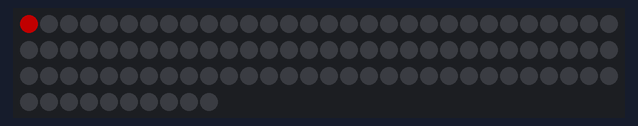
Bench run of a sketch on a simulated Arduino Uno, built with avr-gcc and run on an emulated ATmega328P. On the bench: 100 RGB LEDs in strip order, left to right, continuing on the next row. Dim RGB values are drawn brighter than linear.

Above: at 0.16 s.
At 4.86 s:
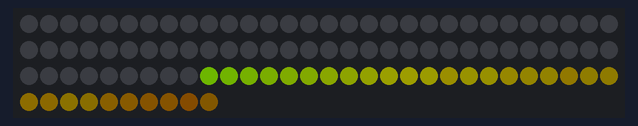
At 9.86 s:
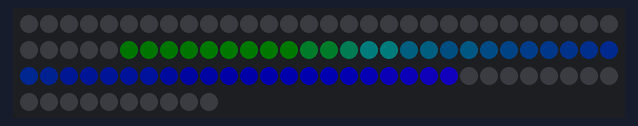
At 19.9 s:
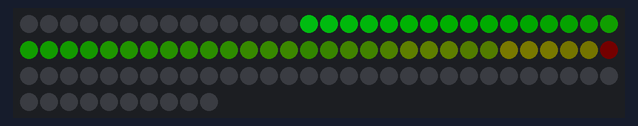
At 29.93 s:
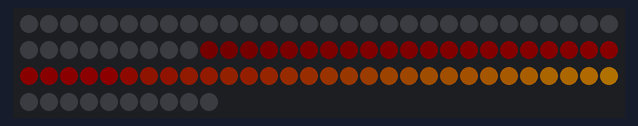
At 39.65 s:
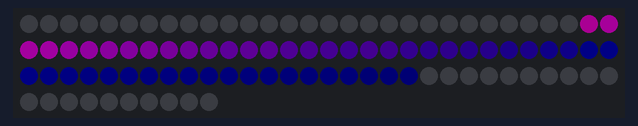

The sketch:

rainbow_cyclone.ino
```cpp
#include <FastLED.h>

// How many leds in your strip?
#define NUM_LEDS 100
#define DATA_PIN 13
#define CHIPSET     WS2811
#define COLOR_ORDER BRG

// Define the array of leds
CRGB leds[NUM_LEDS];

void setup() {
  LEDS.addLeds<WS2811,DATA_PIN,RGB>(leds,NUM_LEDS);
  LEDS.setBrightness(84);
}

void fadeall() {
  for (int i = 0; i < NUM_LEDS; i++) {
    // leds[i].nscale8(250);  //for CYCLon
    leds[i].fadeToBlackBy( 15 );
  }
}

void loop() {
    static uint8_t hue = 0;
    // First slide the led in one direction
    for (int i = 0; i < NUM_LEDS; i++) {
      // Set the i'th led to red
      leds[i] = CHSV(hue++, 255, 255);
      // Show the leds
      FastLED.show();
      // now that we've shown the leds, reset the i'th led to black
      // leds[i] = CRGB::Black;
      fadeall();
      // Wait a little bit before we loop around and do it again
      delay(10);
    }
    for (int i = (NUM_LEDS) - 1; i >= 0; i--) {
      // Set the i'th led to red
      leds[i] = CHSV(hue++, 255, 255);
      // Show the leds
      FastLED.show();
      // now that we've shown the leds, reset the i'th led to black
      // leds[i] = CRGB::Black;
      fadeall();
      // Wait a little bit before we loop around and do it again
      delay(10);
    }
}
```
